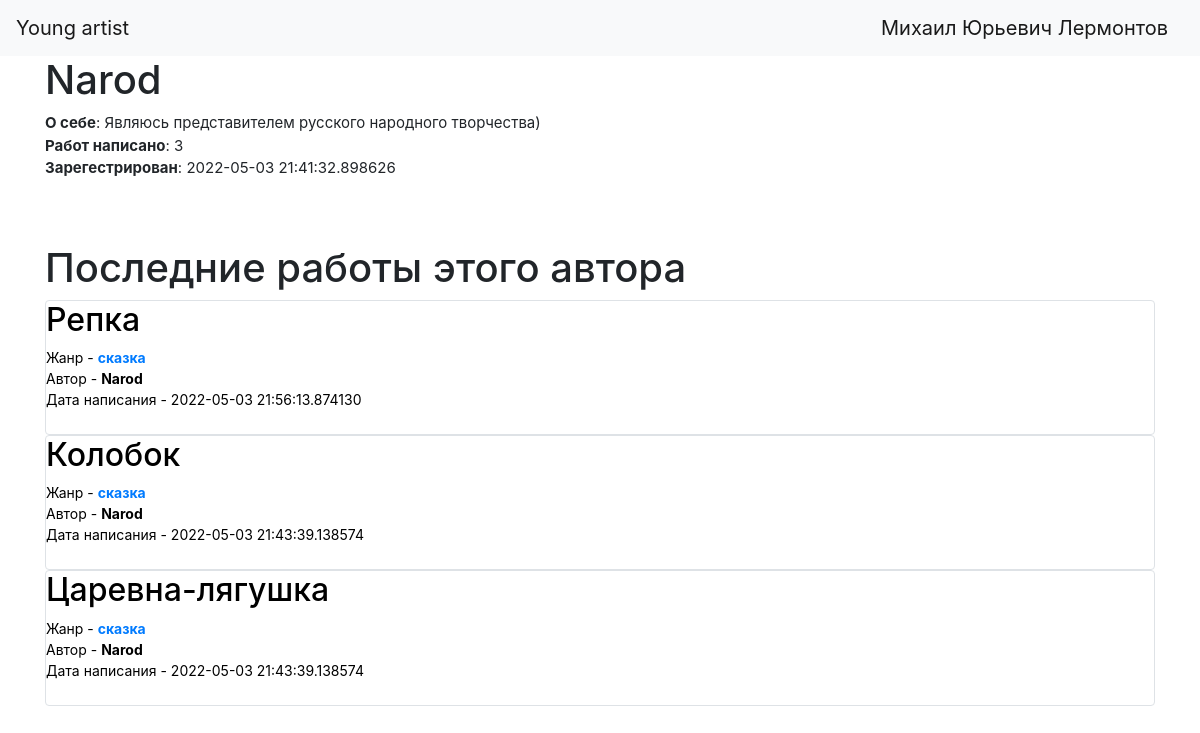
The page /profile/4 (signed in) on the database its author committed.
### data/users.py (models this page shows, shortened)
class User(SqlAlchemyBase, UserMixin, SerializerMixin):
    __tablename__ = 'users'
    id = sqlalchemy.Column(sqlalchemy.Integer,
                           primary_key=True, autoincrement=True)
    name = sqlalchemy.Column(sqlalchemy.String, nullable=True)
    about = sqlalchemy.Column(sqlalchemy.String, nullable=True)
    email = sqlalchemy.Column(sqlalchemy.String,
                              index=True, unique=True, nullable=True)
    hashed_password = sqlalchemy.Column(sqlalchemy.String, nullable=True)
    created_date = sqlalchemy.Column(sqlalchemy.DateTime,
                                     default=datetime.datetime.now)
    news = orm.relation("Works", back_populates='user')

### data/works.py (models this page shows)
class Works(SqlAlchemyBase, SerializerMixin):
    __tablename__ = 'works'
    datetime_format = '%d %B %Y'
    id = sqlalchemy.Column(sqlalchemy.Integer,
                           primary_key=True, autoincrement=True)
    title = sqlalchemy.Column(sqlalchemy.String, nullable=True)
    genre_id = sqlalchemy.Column(sqlalchemy.Integer,
                                sqlalchemy.ForeignKey("genres.id"))
    description = sqlalchemy.Column(sqlalchemy.String, nullable=True)
    content = sqlalchemy.Column(sqlalchemy.String, nullable=True)
    created_date = sqlalchemy.Column(sqlalchemy.DateTime,
                                     default=datetime.datetime.now())
    is_private = sqlalchemy.Column(sqlalchemy.Boolean, default=True)
    user_id = sqlalchemy.Column(sqlalchemy.Integer,
                                sqlalchemy.ForeignKey("users.id"))
    user = orm.relation('User')
    genre = orm.relation('Genre')

### data/genre.py (models this page shows)
class Genre(SqlAlchemyBase, SerializerMixin):
    __tablename__ = 'genres'
    id = sqlalchemy.Column(sqlalchemy.Integer, primary_key=True,
                           autoincrement=True)
    name = sqlalchemy.Column(sqlalchemy.String, nullable=True)
    news = orm.relation("Works", back_populates='genre')

### main.py (the view)
@app.route('/profile/<int:user_id>')
def profile(user_id):
    db_sess = db_session.create_session()
    works = db_sess.query(Works).order_by(
        desc(Works.created_date)).filter(Works.user_id == user_id).all()
    return render_template('profile.html', user=load_user(user_id), works=works)

### data/db_session.py (called while the page is built)
def create_session() -> Session:
    global __factory
    return __factory()

### main.py (called while the page is built)
@login_manager.user_loader
def load_user(user_id):
    db_sess = db_session.create_session()
    return db_sess.query(User).get(user_id)

### templates/profile.html (shortened to what this page needs)
{% extends "base.html" %}
{% block content %}
<h1>{{ user.name }}</h1>
<p style="font-size: 15px;">
    {% if user.about %}
        <b>О себе</b>: {{ user.about }}
    {% endif %}
    <br>
    <b>Работ написано</b>: {{ works|length() }}
    <br>
    <b>Зарегестрирован</b>: {{ user.created_date }}
</p>
<br>
{% set logined = current_user.get_id() == user.id|string() %}
<br>
{% if logined %}
    <h1>Ваши последние работы</h1>
{% else %}
    <h1>Последние работы этого автора</h1>
{% endif %}
{% for item in works %}
<div class="col-md6 border rounded" style="color: black;">
    <a href='/texts/{{ item.id|int() }}' class='straight_link'>
        <h2>{{item.title}}</h2>
    </a>
    <div style="overflow-x:hidden; text-overflow: ellipsis; font-size: 14px;">
        Жанр - <a href="/filtered_by_genre/{{ item.genre_id }}"><b>{{item.genre.name}}</b></a><br>
        Автор - <b>{{item.user.name}}</b>
        <br>Дата написания - {{item.created_date}}
    </div>
    <br>
</div>
{% endfor %}
<br>
{% endblock %}

### templates/base.html (shortened to what this page needs)
<!doctype html>
<html lang="en">
<head>
    <link rel="stylesheet"
          href="https://stackpath.bootstrapcdn.com/bootstrap/4.4.1/css/bootstrap.min.css"
>
      <link rel="stylesheet" href="https://cdnjs.cloudflare.com/ajax/libs/font-awesome/4.7.0/css/font-awesome.min.css">
</head>
<body>
<header>
    <nav class="navbar navbar-light bg-light">
        <a class="navbar-brand" href="/">Young artist</a>
                {% if current_user.is_authenticated %}
            <a class="navbar-brand" href="/profile/{{ current_user.id }}">{{ current_user.name }}</a>
        {% else %}
            <p>
                <a class="btn btn-primary " href="/register">Зарегистрироваться</a>
                <a class="btn btn-success" href="/login">Войти</a>
            </p>
        {% endif %}
    </nav>
</header>
<main role="main" class="container">
    {% block content %}{% endblock %}
</main>
</body>
</html>

### templates/base.html (style rules this page uses)
.straight_link { text-decoration: none; color: black; }

### rows shown on the page
User: name "Михаил Юрьевич Лермонтов"
User: name "Narod", about "Являюсь представителем русского народного творчества)", created_date "2022-05-03 21:41:32.898626"
Works: title "Репка", genre.name "сказка", user.name "Narod", created_date "2022-05-03 21:56:13.874130"
Works: title "Колобок", genre.name "сказка", user.name "Narod", created_date "2022-05-03 21:43:39.138574"
Works: title "Царевна-лягушка", genre.name "сказка", user.name "Narod", created_date "2022-05-03 21:43:39.138574"

### other values the page prints
{{ works|length() }} "3"
